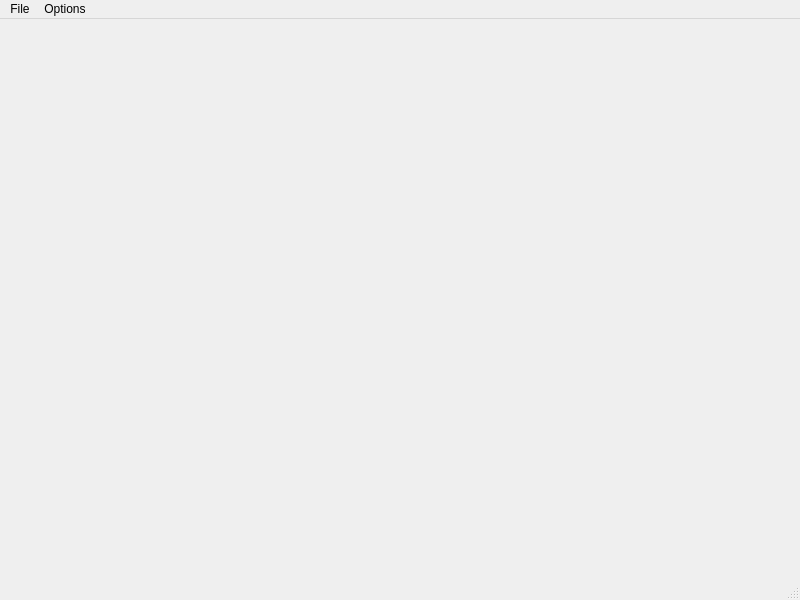
<?xml version="1.0" encoding="UTF-8"?>
<ui version="4.0">
 <class>MainWindow</class>
 <widget class="QMainWindow" name="MainWindow">
  <property name="geometry">
   <rect>
    <x>0</x>
    <y>0</y>
    <width>800</width>
    <height>600</height>
   </rect>
  </property>
  <property name="windowTitle">
   <string>MainWindow</string>
  </property>
  <widget class="QWidget" name="centralwidget"/>
  <widget class="QMenuBar" name="menubar">
   <property name="geometry">
    <rect>
     <x>0</x>
     <y>0</y>
     <width>800</width>
     <height>21</height>
    </rect>
   </property>
   <widget class="QMenu" name="menuFile">
    <property name="title">
     <string>File</string>
    </property>
    <addaction name="actionExit"/>
   </widget>
   <widget class="QMenu" name="menuOptions">
    <property name="title">
     <string>Options</string>
    </property>
    <addaction name="actionBuilding_Polygon_Mode"/>
    <addaction name="actionClear_All"/>
   </widget>
   <addaction name="menuFile"/>
   <addaction name="menuOptions"/>
  </widget>
  <widget class="QStatusBar" name="statusbar"/>
  <action name="actionExit">
   <property name="checkable">
    <bool>false</bool>
   </property>
   <property name="text">
    <string>Quit from application</string>
   </property>
  </action>
  <action name="actionBuilding_Polygon_Mode">
   <property name="checkable">
    <bool>true</bool>
   </property>
   <property name="text">
    <string>Building Polygon Mode</string>
   </property>
   <property name="whatsThis">
    <string>In polygon building mode you can draw polygon by points</string>
   </property>
  </action>
  <action name="actionClear_All">
   <property name="text">
    <string>Clear All</string>
   </property>
  </action>
 </widget>
 <resources/>
 <connections/>
</ui>
